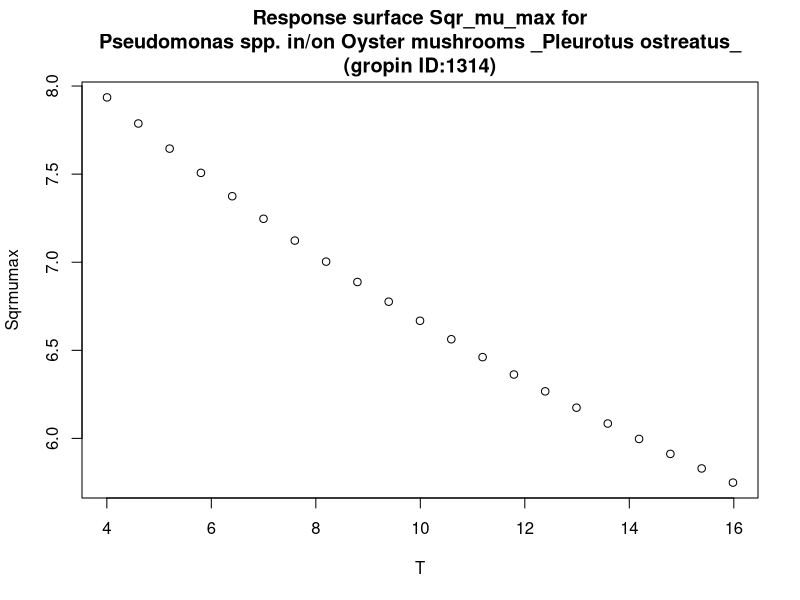

Write the R code that produced this figure.
#############################
# start of Parameter script
#############################
T <- seq(4.004,15.984015984016,length.out=21)
#############################
# end of Parameter script
#############################
############################# 
# start of Model script Gropin ID 1314 
#############################
 
# constant coefficients for this model
 
variables <- data.frame(T)
argumentsPar <- unique.data.frame(expand.grid(variables))
 
# heart of the model
response_surface <- function(T) {
   mumax <-1/(0.004*(T+27.5))

	return(mumax=mumax)
} 

# output parameters
responseSurface <- cbind(argumentsPar,response_surface(argumentsPar['T']))
colnames(responseSurface) <- c(colnames(argumentsPar),'Sqrmumax')
#############################
# End of Model script
#############################
############################# 
# start of Visualisation script Gropin ID 1314 
#############################
titleText <-'Response surface Sqr_mu_max for
Pseudomonas spp. in/on Oyster mushrooms _Pleurotus ostreatus_
(gropin ID:1314)'
plot(T,responseSurface$'Sqrmumax',xlab='T',
                          ylab='Sqrmumax',main=titleText)
#############################
# End of Visualisation script
#############################
